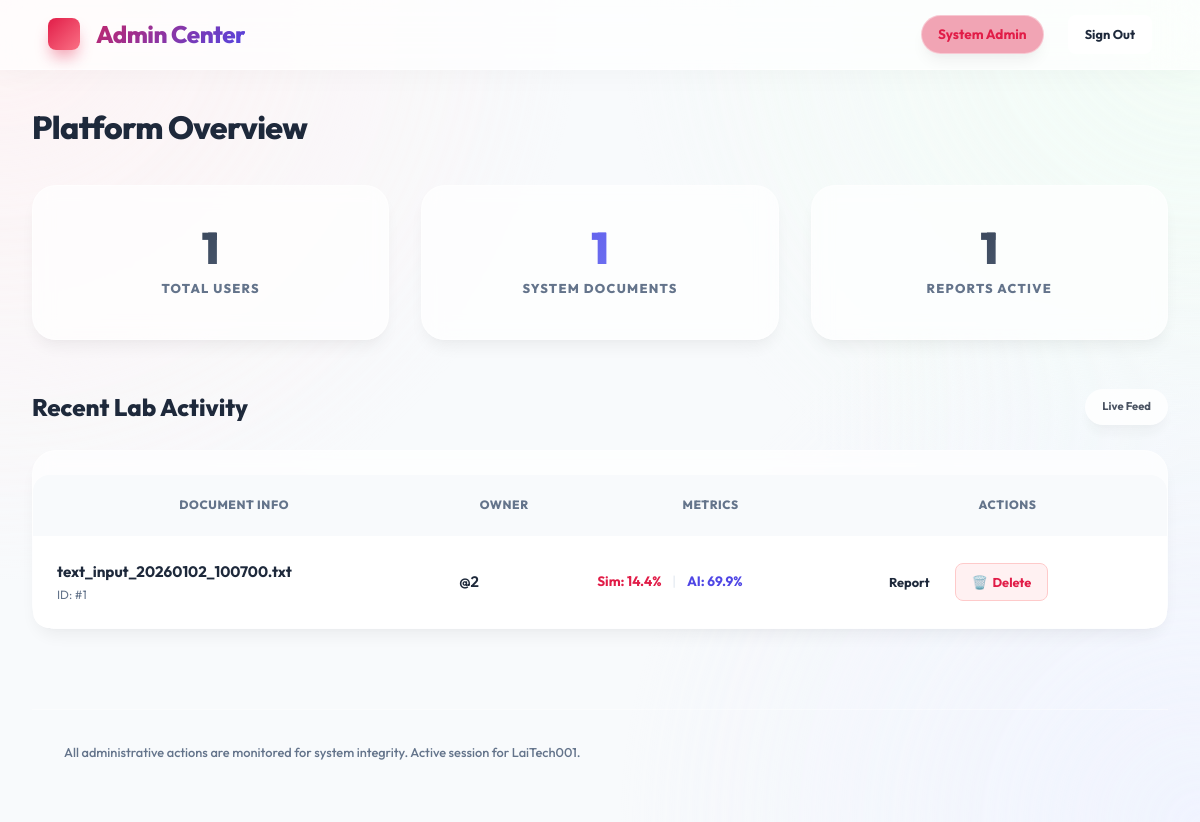
The app's page /admin (signed in), older data.
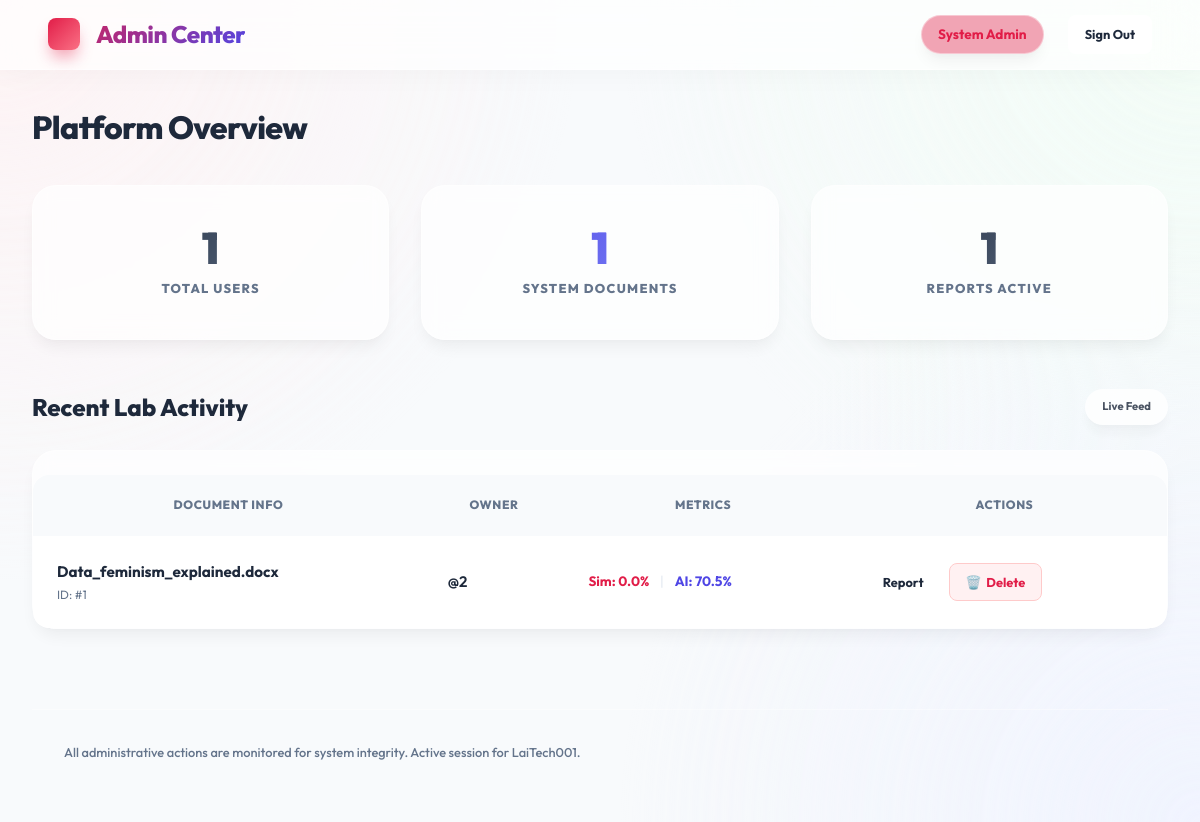
The same page, newer data.
### app.py (models this page shows)
class DocumentRecord(db.Model):
    id = db.Column(db.Integer, primary_key=True)
    user_id = db.Column(db.Integer, db.ForeignKey('user.id'), nullable=False)
    filename = db.Column(db.String(200), nullable=False)
    status = db.Column(db.String(50), default='Uploaded')  # 'Uploaded', 'Completed'
    raw_text = db.Column(db.Text)
    created_at = db.Column(db.DateTime, default=datetime.utcnow)

class ReportRecord(db.Model):
    id = db.Column(db.Integer, primary_key=True)
    doc_id = db.Column(db.Integer, db.ForeignKey('document_record.id'), nullable=False)
    plag_score = db.Column(db.Float)
    ai_score = db.Column(db.Float)
    results_json = db.Column(db.Text)
    created_at = db.Column(db.DateTime, default=datetime.utcnow)

### app.py (the view)
@app.route('/admin')
@login_required
def admin_dashboard():
    if current_user.role != 'admin': return redirect(url_for('index'))
    pending_users = User.query.filter_by(status='pending', role='user').all()
    all_users = User.query.filter_by(role='user').all()
    all_docs = DocumentRecord.query.all()
    reports = {r.doc_id: r for r in ReportRecord.query.all()}
    return render_template('admin_dashboard.html', pending=pending_users, users=all_users, docs=all_docs, reports=reports)

### app.py (called while the page is built)
@login_manager.user_loader
def load_user(user_id):
    return User.query.get(int(user_id))

### templates/admin_dashboard.html (shortened to what the changed rows need)
<!DOCTYPE html>
<html lang="en">
<head>
    <link rel="stylesheet" href="{{ url_for('static', filename='css/style.css') }}">
</head>
<body>
    <main class="container">
        <h1 style="font-weight: 800; margin-bottom: 2rem; font-size: 2rem; letter-spacing: -0.02em;">Platform Overview
        </h1>
        <div style="margin-bottom: 1.5rem; display: flex; justify-content: space-between; align-items: center;">
            <h2 style="font-weight: 800;">Recent Lab Activity</h2>
        </div>
        <div class="card" style="padding: 0;">
            <div class="table-wrapper">
                <table>
                    <thead>
                        <tr>
                            <th>Document Info</th>
                            <th>Owner</th>
                            <th>Metrics</th>
                            <th>Actions</th>
                        </tr>
                    </thead>
                    <tbody>
                        {% for doc in docs %}
                        <tr>
                            <td>
                                <div style="display: flex; flex-direction: column;">
                                    <span style="font-weight: 700; color: var(--text-main);">{{ doc.filename }}</span>
                                    <span style="font-size: 0.75rem; color: var(--text-muted);">ID: #{{ doc.id }}</span>
                                </div>
                            </td>
                            <td>
                                <div style="font-weight: 600;">@{{ doc.user_id }}</div>
                            </td>
                            <td>
                                {% if reports[doc.id] %}
                                <div style="font-size: 0.85rem;">
                                    <span style="color: var(--primary); font-weight: 700;">Sim: {{
                                        reports[doc.id].plag_score }}%</span>
                                    <span style="margin: 0 0.5rem; color: #e2e8f0;">|</span>
                                    <span style="color: var(--secondary); font-weight: 700;">AI: {{
                                        reports[doc.id].ai_score }}%</span>
                                </div>
                                {% else %}
                                <span class="badge badge-pending">Not Scanned</span>
                                {% endif %}
                            </td>
                            <td>
                                <div style="display: flex; gap: 0.5rem; flex-wrap: wrap;">
                                    {% if reports[doc.id] %}
                                    <a href="{{ url_for('view_report', doc_id=doc.id) }}"
                                        class="btn btn-outline btn-sm">Report</a>
                                    {% endif %}
                                    <a href="{{ url_for('delete_doc', doc_id=doc.id) }}" class="btn btn-danger btn-sm"
                                        style="display: flex; align-items: center; gap: 0.3rem;"
                                        onclick="return confirm('Force delete this document?')">
                                        <span>🗑️</span>
                                        <span>Delete</span>
                                    </a>
                                </div>
                            </td>
                        </tr>
                        {% endfor %}
                    </tbody>
                </table>
            </div>
        </div>
    </main>
</body>
</html>

Row changes from the older to the newer data that the page shows:
changed DocumentRecord id 1: filename "text_input_20260102_100700.txt" → "Data_feminism_explained.docx"
changed ReportRecord: plag_score "14.4" → "0.0"; ai_score "69.9" → "70.5"
